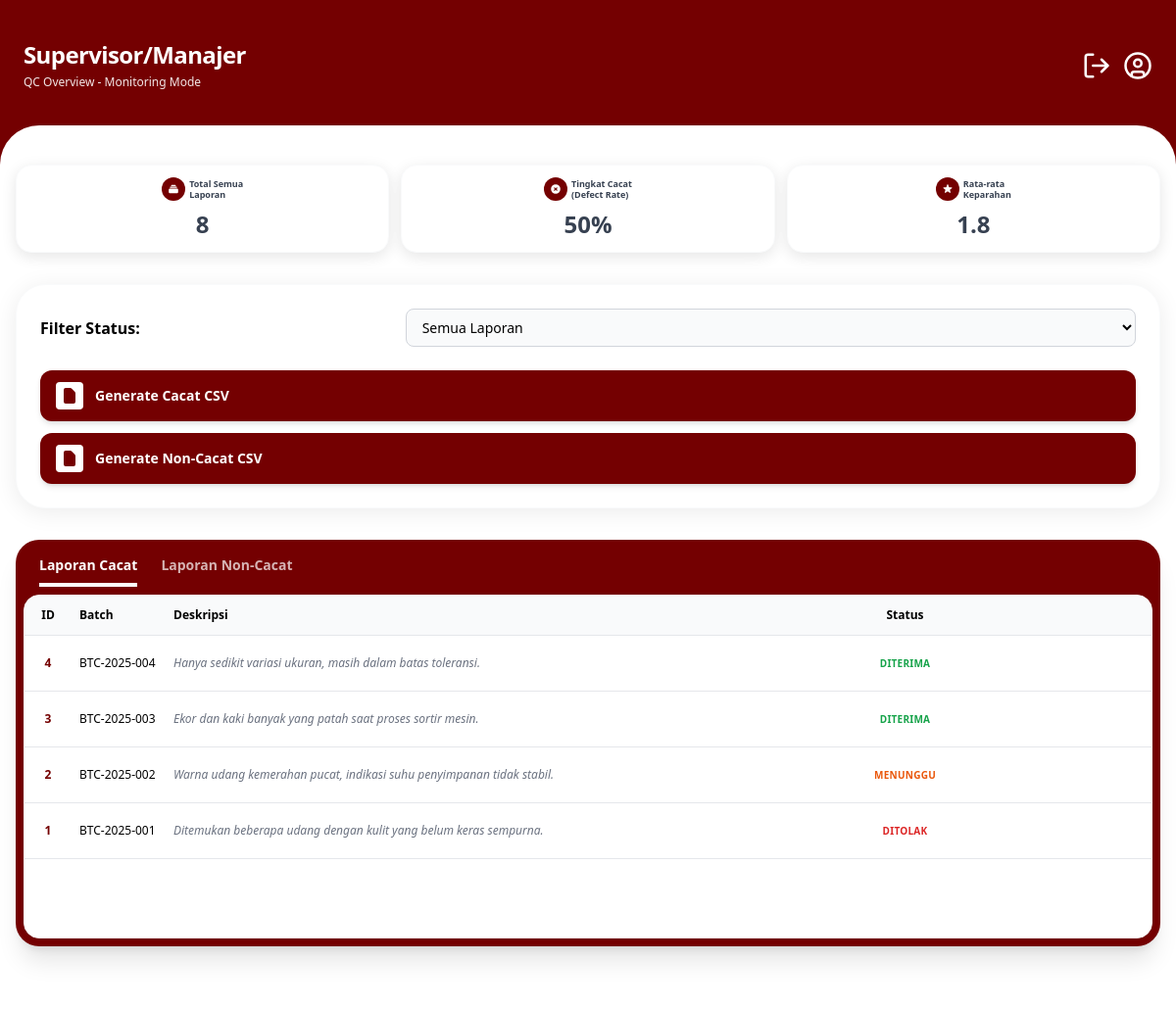
/dashboard_manajer_supervisor.php (signed in), run on an earlier commit of the app's database.
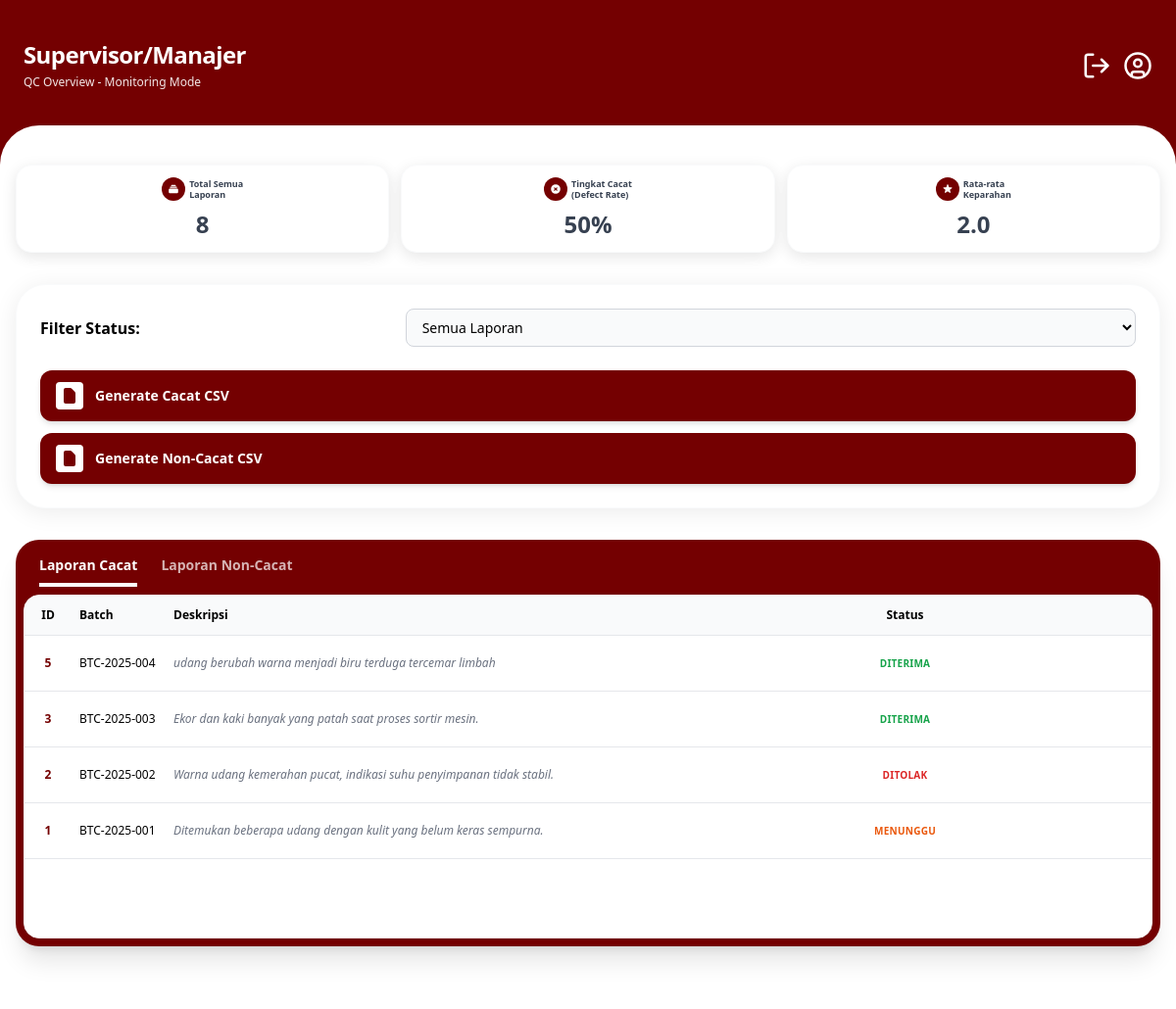
And on a later commit of the database.
### tables this page shows
CREATE TABLE `laporancacat` (
  `id` int(11) NOT NULL,
  `id_user` int(11) NOT NULL,
  `batch_number` varchar(50) NOT NULL,
  `jenis_udang` varchar(50) NOT NULL,
  `tanggal` date NOT NULL,
  `kuantitas` int(11) NOT NULL,
  `kriteria_cacat` varchar(100) DEFAULT NULL,
  `keparahan` enum('Ringan','Sedang','Berat') DEFAULT NULL,
  `deskripsi` text DEFAULT NULL,
  `kategori` enum('cacat','non-cacat') DEFAULT 'cacat',
  `status` enum('menunggu','diterima','ditolak') DEFAULT 'menunggu',
  `catatan_kepala` text DEFAULT NULL,
  `created_at` timestamp NOT NULL DEFAULT current_timestamp()
);

### dashboard_manajer_supervisor.php (the view, shortened to what this page needs)
<?php
include 'auth.php';
$res_total_cacat = mysqli_query($conn, "SELECT COUNT(*) as total FROM laporancacat");
$total_cacat = mysqli_fetch_assoc($res_total_cacat)['total'];
$res_total_non = mysqli_query($conn, "SELECT COUNT(*) as total FROM laporannoncacat");
$total_non = mysqli_fetch_assoc($res_total_non)['total'];
$total_semua = $total_cacat + $total_non;
$defect_rate = ($total_semua > 0) ? ($total_cacat / $total_semua) * 100 : 0;
$query_avg = "SELECT AVG(
                CASE
                    WHEN keparahan = 'ringan' THEN 1
                    WHEN keparahan = 'sedang' THEN 2
                    WHEN keparahan = 'berat' THEN 3
                    ELSE 0
                END
              ) as rata_rata FROM laporancacat WHERE keparahan IS NOT NULL AND keparahan != ''";
$res_avg_severity = mysqli_query($conn, $query_avg);
$avg_severity = mysqli_fetch_assoc($res_avg_severity)['rata_rata'];
$avg_display = ($avg_severity > 0) ? number_format($avg_severity, 1) : "0";
$daftar_cacat = mysqli_query($conn, "SELECT * FROM laporancacat ORDER BY id DESC");
$title = "Supervisor/Manajer";
$subtitle = "QC Overview - Monitoring Mode";
?>
<!DOCTYPE html>
<html lang="id">
<head>
    <?php include 'ui_config.php'; ?>
    <script src="https://cdn.tailwindcss.com"></script>
</head>
<body class="font-sans bg-utama">
    <?php include 'header.php'; ?>
    <main class="bg-white rounded-t-[40px] mt-[20px] min-h-[calc(100vh-120px)] px-4 pt-10 pb-10">
        <div class="grid grid-cols-3 gap-3 mb-8">
            <div class="bg-white rounded-2xl p-3 flex flex-col items-center shadow-[0_4px_15px_rgba(0,0,0,0.1)] border border-gray-50">
                <div class="flex items-center gap-1 mb-2">
                    <div class="bg-utama rounded-full p-1.5">
                        <svg class="w-3 h-3 text-white" fill="currentColor" viewBox="0 0 20 20">
                            <path d="M7 3a1 1 0 000 2h6a1 1 0 100-2H7zM4 7a1 1 0 011-1h10a1 1 0 110 2H5a1 1 0 01-1-1zM2 11a2 2 0 012-2h12a2 2 0 012 2v4a2 2 0 01-2 2H4a2 2 0 01-2-2v-4z" />
                        </svg>
                    </div>
                    <span class="text-[9px] leading-tight font-bold text-gray-700">Total Semua<br>Laporan</span>
                </div>
                <span class="text-2xl font-bold text-gray-700"><?= $total_semua; ?></span>
            </div>
            <div class="bg-white rounded-2xl p-3 flex flex-col items-center shadow-[0_4px_15px_rgba(0,0,0,0.1)] border border-gray-50">
                <div class="flex items-center gap-1 mb-2">
                    <div class="bg-utama rounded-full p-1.5">
                    </div>
                    <span class="text-[9px] leading-tight font-bold text-gray-700">Tingkat Cacat<br>(Defect Rate)</span>
                </div>
                <span class="text-2xl font-bold text-gray-700"><?= round($defect_rate); ?>%</span>
            </div>
            <div class="bg-white rounded-2xl p-3 flex flex-col items-center shadow-[0_4px_15px_rgba(0,0,0,0.1)] border border-gray-50">
                <div class="flex items-center gap-1 mb-2">
                    <div class="bg-utama rounded-full p-1.5">
                    </div>
                    <span class="text-[9px] leading-tight font-bold text-gray-700">Rata-rata<br>Keparahan</span>
                </div>
                <span class="text-2xl font-bold text-gray-700"><?= $avg_display; ?></span>
            </div>
        </div>
        <div class="bg-white rounded-[30px] p-6 shadow-[0_4px_25px_rgba(0,0,0,0.08)] mb-8 border border-gray-50">
            <div class="flex items-center justify-between mb-6">
                <label class="font-bold text-black">Filter Status:</label>
                <select id="filter-status-select" onchange="updateView(this.value)" class="border border-gray-300 rounded-lg px-3 py-2 text-sm w-2/3 focus:outline-none bg-gray-50">
                    <option value="semua">Semua Laporan</option>
                </select>
            </div>
            <div class="space-y-3">
                <a href="export_csv.php?type=cacat" id="btn-csv-cacat" class="w-full bg-utama text-white font-bold py-3 px-4 rounded-xl flex items-center gap-3 shadow-md active:scale-95 transition-transform cursor-pointer text-sm">
                    <div class="bg-white text-utama p-1 rounded">
                        <svg class="w-5 h-5" fill="currentColor" viewBox="0 0 20 20">
                            <path d="M4 4a2 2 0 012-2h4.586A2 2 0 0112 2.586L15.414 6A2 2 0 0116 7.414V16a2 2 0 01-2 2H6a2 2 0 01-2-2V4z" />
                        </svg>
                    </div>
                    Generate Cacat CSV
                </a>
                <a href="export_csv.php?type=non-cacat" id="btn-csv-non-cacat" class="w-full bg-utama text-white font-bold py-3 px-4 rounded-xl flex items-center gap-3 shadow-md active:scale-95 transition-transform cursor-pointer text-sm">
                    <div class="bg-white text-utama p-1 rounded">
                        <svg class="w-5 h-5" fill="currentColor" viewBox="0 0 20 20">
                            <path d="M4 4a2 2 0 012-2h4.586A2 2 0 0112 2.586L15.414 6A2 2 0 0116 7.414V16a2 2 0 01-2 2H6a2 2 0 01-2-2V4z" />
                        </svg>
                    </div>
                    Generate Non-Cacat CSV
                </a>
            </div>
        </div>
        <div class="bg-utama rounded-3xl overflow-hidden shadow-xl">
            <div class="flex px-6 pt-4 gap-6 text-white text-sm font-bold">
                <button onclick="filterLaporan('cacat')" id="tab-cacat" class="tab-btn pb-2 border-b-4 border-white">
                    Laporan Cacat
                </button>
                <button onclick="filterLaporan('non-cacat')" id="tab-non-cacat" class="tab-btn pb-2 opacity-70 border-b-4 border-transparent">
                    Laporan Non-Cacat
                </button>
            </div>
            <div class="bg-white m-2 rounded-2xl overflow-hidden shadow-sm border border-gray-100">
                <table class="w-full text-left text-xs table-fixed">
                    <thead class="bg-gray-50 border-b">
                        <tr>
                            <th class="py-3 px-4 w-12 text-center">ID</th>
                            <th class="py-3 px-2 w-24">Batch</th>
                            <th class="py-3 px-2">Deskripsi</th>
                            <th class="py-3 px-4 w-15 text-center">Status</th>
                        </tr>
                    </thead>
                    <tbody id="table-body">
                        <?php while ($row = mysqli_fetch_assoc($daftar_cacat)): ?>
                            <tr class="row-laporan border-b last:border-0 hover:bg-gray-50 cursor-pointer transition-colors"
                                data-type="cacat"
                                onclick="window.location.href='detail_laporan.php?id=<?= $row['id']; ?>&type=cacat'">
                                <td class="py-4 px-4 font-bold text-utama text-center"><?= $row['id']; ?></td>
                                <td class="py-4 px-2 font-medium truncate"><?= $row['batch_number']; ?></td>
                                <td class="py-4 px-2 text-gray-500 italic truncate"><?= $row['deskripsi'] ?: '-'; ?></td>
                                <td class="py-4 px-3 text-center">
                                    <?php
                                    $status_class = "text-orange-600";
                                    if ($row['status'] == 'diterima') $status_class = "text-green-600";
                                    if ($row['status'] == 'ditolak') $status_class = "text-red-600";
                                    ?>
                                    <span class="inline-block px-2 py-1 rounded-md text-[10px] font-semibold tracking-wide <?= $status_class ?>">
                                        <?= strtoupper($row['status']); ?>
                                    </span>
                                </td>
                            </tr>
                        <?php endwhile; ?>
                    </tbody>
                </table>
                <div class="h-20"></div>
            </div>
        </div>
    </main>
</body>
</html>

### ui_config.php (shortened to what this page needs)
<link rel="stylesheet" href="style/color.css">
<script src="https://cdn.tailwindcss.com"></script>

### header.php (shortened to what this page needs)
<header class="px-6 pt-10 pb-4 text-white">
    <div class="flex justify-between items-start">
        <div>
            <h1 class="text-2xl font-bold tracking-tight"><?php echo $title; ?></h1>
            <p class="text-xs font-light mt-1 opacity-90"><?php echo $subtitle; ?></p>
        </div>
        <div class="flex items-center gap-3 mt-3">
            <a href="login.php" class="hover:opacity-80 transition-opacity active:scale-90 transform duration-200">
            </a>
            <button class="hover:opacity-80 transition-opacity active:scale-90 transform duration-200">
            </button>
        </div>
    </div>
</header>

### style/color.css (style rules this page uses)
:root { --color-primary: #740001; --color-primary-dark: #4a0000; --color-background: #EDF3F6; --color-white: #FFFFFF; --color-black: #000000; --color-accent: #3385FF; --color-success: #00b894; --color-warning: #f1c40f; --color-danger: #cc0000; }
body { background-color: var(--color-primary); color: var(--color-black); }
.bg-utama { background-color: var(--color-primary); }
.text-utama { color: var(--color-primary); }

What changed in the data, as far as the page shows it:
removed laporancacat: id "4", batch_number "BTC-2025-004", deskripsi "Hanya sedikit variasi ukuran, masih dalam batas toleransi.", status "DITERIMA"
added laporancacat: id "5", batch_number "BTC-2025-004", deskripsi "udang berubah warna menjadi biru terduga tercemar limbah", status "DITERIMA"
changed laporancacat "Warna udang kemerahan pucat, indikasi suhu penyimpanan tidak stabil.": status "MENUNGGU" → "DITOLAK"
changed laporancacat "Ditemukan beberapa udang dengan kulit yang belum keras sempurna.": status "DITOLAK" → "MENUNGGU"
Also different on the page:
$avg_display: "1.8" → "2.0"
